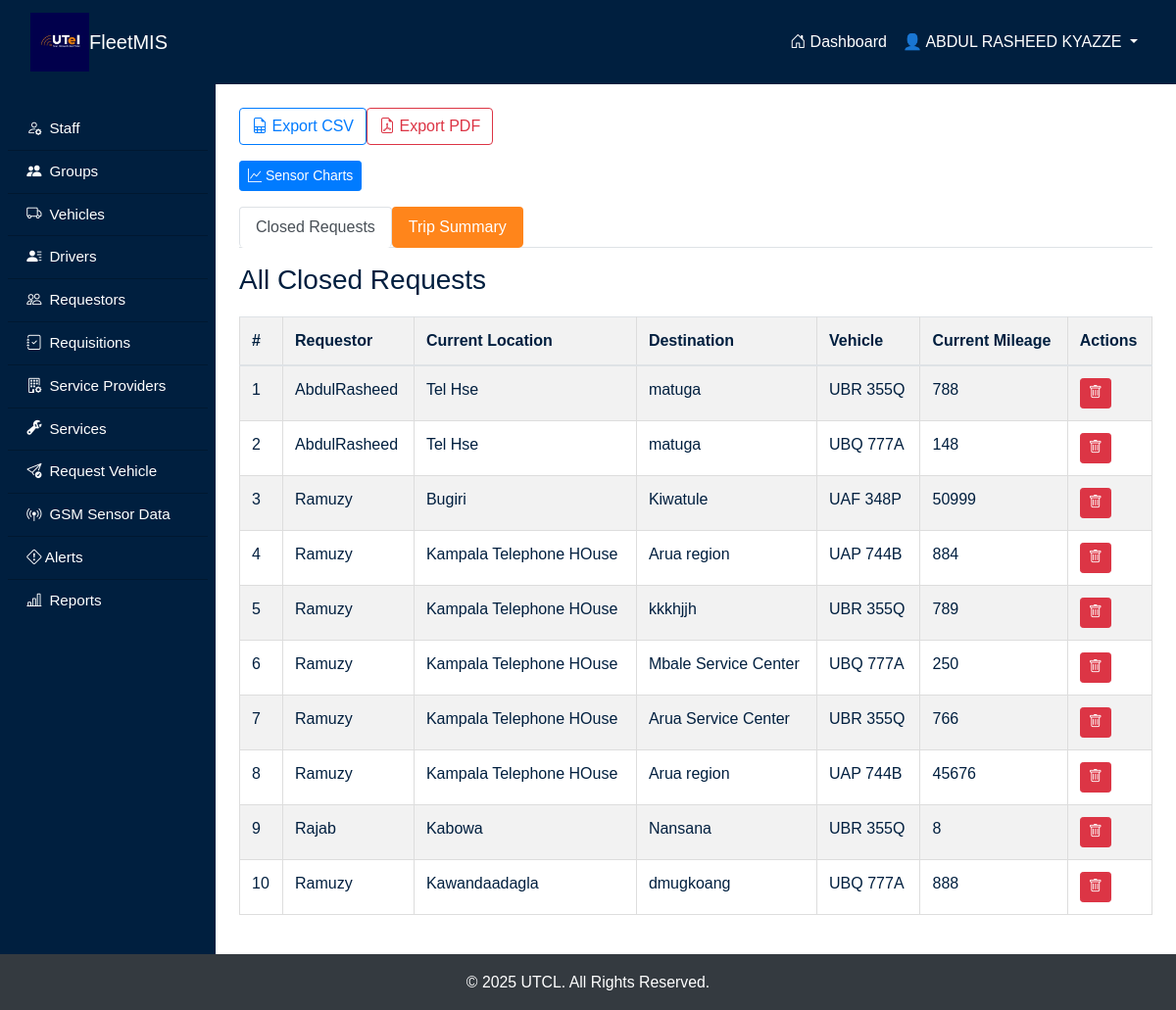
The app's page /requestSummary/ (signed in), older data.
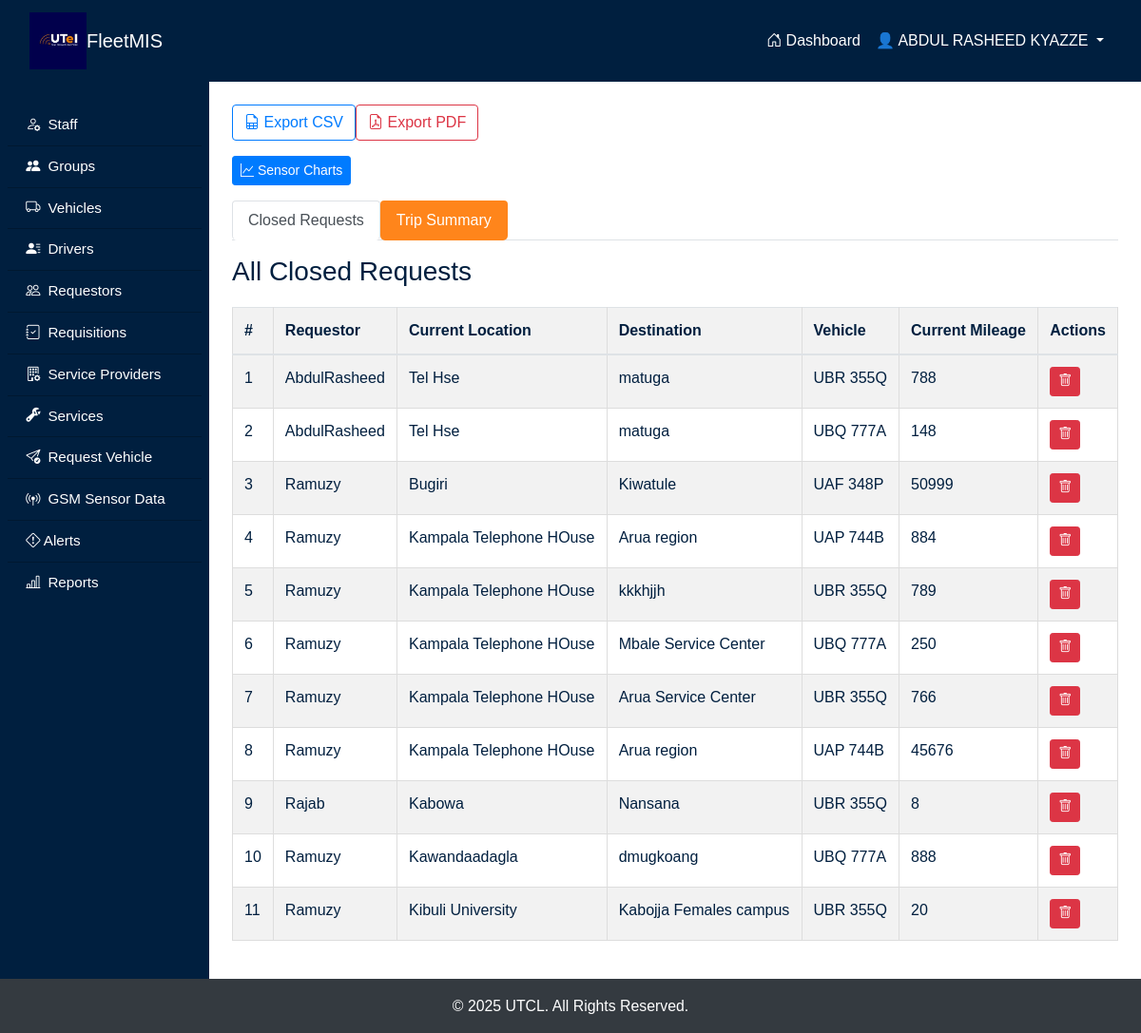
The same page, newer data.
### fleetApp/models.py (models this page shows, shortened)
class Request(models.Model):
    REQUEST_STATE = [
        ("P", "Pending"),
        ("O", "Open"),
        ("C", "Closed"),
    ]
    requestor = models.ForeignKey(settings.AUTH_USER_MODEL, on_delete=models.CASCADE, related_name="requests")
    request_date = models.DateField(auto_now_add=True)
    required_date = models.DateField(help_text="Date by which vehicle is required")
    current_location = models.CharField(max_length=50)
    destination = models.CharField(max_length=50)
    purpose = models.CharField(max_length=100)
    vehicle = models.ForeignKey('Vehicle', on_delete=models.CASCADE, null=True, blank=True)
    driver = models.ForeignKey('Driver', on_delete=models.SET_NULL, null=True, blank=True, related_name='requests')
    time_of_allocation = models.DateTimeField(null=True, blank=True)
    updated_at = models.DateTimeField(auto_now=True)
    request_status = models.CharField(max_length=1, choices=REQUEST_STATE, default="P")
    mileage_at_assignment = models.IntegerField(null=True, blank=True)
    mileage_at_return = models.IntegerField(null=True, blank=True)

class Vehicle(models.Model):
  ENGIN = [
    ("GAS", "Gasoline"),
    ("HYB", "Hybrid"),
    ("DIS", "Diesel"),
    ("ELE", "Electric")
  ]
  STATUS = [
    ("Available", "Available"),
    ("Allocated", "Allocated")
  ]
  VEHICLE_TYPE = [
        ("Saloon", "Saloon Car"),
        ("SUV", "SUV (Sport Utility Vehicle)"),
        ("Pickup", "Pickup Truck"),
        ("Truck", "Cargo Truck"),
        ("Motorcycle", "Motorcycle"),
        ("Van", "Van"),
        ("DoubleCab", "Double Cabin"),
  ]
  vehicle_plate = models.CharField(max_length=20, unique=True)
  vehicle_type = models.CharField(max_length=20, choices=VEHICLE_TYPE)
  mileage = models.PositiveIntegerField()
  engine_type = models.CharField(max_length=4, choices=ENGIN)
  status = models.CharField(max_length=9, choices=STATUS, default="Available")

### fleetApp/views.py (the view)
# urls.py: path('requestSummary/', views.request_summary, name='request_summary'),
@login_required
def request_summary(request):
    closed_requests = Request.objects.filter(request_status="C")
    trip_summary = closed_requests.annotate(
        usage_summary=ExpressionWrapper(
            F('mileage_at_return') - F('mileage_at_assignment'),
            output_field=IntegerField()
        )
    )
    return render(request, "fleetApp/requisition/request_summary.html", {
        "closed_requests": closed_requests,
        "trip_summary": trip_summary
    })

### fleetApp/context_processors.py (called while the page is built)
def unread_alerts_count(request):
    if request.user.is_authenticated and request.user.groups.filter(name="FleetManagers").exists():
        count = Alert.objects.filter(priority_level="High").count()
        return {'unread_alerts_count': count}
    return {}

### fleetApp/templatetags/group_tags.py (called while the page is built)
@register.filter(name='has_group')
def has_group(user, group_name):
    return user.groups.filter(name=group_name).exists()

### fleetApp/templates/fleetApp/requisition/request_summary.html (shortened to what this page needs)
{% extends "main.html" %}
{% load crispy_forms_tags %}
{% block content %}
<div class="containers">
            <div class="d-flex gap-2 mb-3">
                <a href="{% url 'export_trip_logs_csv' %}" class="btn btn-outline-primary">
                    <i class="bi bi-file-earmark-spreadsheet"></i> Export CSV
                </a>
                <a href="{% url 'export_trip_logs_pdf' %}" class="btn btn-outline-danger">
                    <i class="bi bi-file-earmark-pdf"></i> Export PDF
                </a>
            </div>
            <a href="{% url 'chart_views' %}" class="btn btn-sm btn-primary float-end mb-3">
                <i class="bi bi-graph-up"></i> Sensor Charts
            </a>
    <ul class="nav nav-tabs mb-3" id="fleetTab" role="tablist">
        <li class="nav-item" role="presentation">
            <button class="nav-link active" id="closed-tab" data-bs-toggle="tab" data-bs-target="#closed" type="button" role="tab" aria-controls="closed" aria-selected="true">
                Closed Requests
            </button>
        </li>
        <li class="nav-item" role="presentation">
            <button class="nav-link" id="trip-tab" data-bs-toggle="tab" data-bs-target="#trip" type="button" role="tab" aria-controls="trip" aria-selected="false">
                Trip Summary
            </button>
        </li>
    </ul>
    <div class="tab-content" id="fleetTabContent">
        <div class="tab-pane fade show active" id="closed" role="tabpanel" aria-labelledby="closed-tab">
            <h3 class="mt-3">All Closed Requests</h3>
            <table class="table table-striped">
                <thead>
                    <tr>
                        <th>#</th>
                        <th>Requestor</th>
                        <th>Current Location</th>
                        <th>Destination</th>
                        <th>Vehicle</th>
                        <th>Current Mileage</th>
                        <th>Actions</th>
                    </tr>
                </thead>
                <tbody>
                    {% for request in closed_requests %}
                    <tr>
                        <td>{{ forloop.counter }}</td>
                        <td>{{ request.requestor.username }}</td>
                        <td>{{ request.current_location }}</td>
                        <td>{{ request.destination }}</td>
                        <td>{{ request.vehicle.vehicle_plate }}</td>
                        <td>{{ request.mileage_at_return }}
                        </td>
                        <td>
                        <a href="{% url 'delete_request' request.id %}" class="btn btn-sm btn-danger" onclick="return confirm('Are you sure you want to delete this request?');">
                            <i class="bi bi-trash"></i>
                        </a>
                        </td>
                      </tr>
                    {% empty %}
                    <tr><td colspan="6">No closed requests yet.</td></tr>
                    {% endfor %}
                </tbody>
            </table>
        </div>
    </div>
</div>
{% endblock %}

Row changes from the older to the newer data that the page shows:
added Request: requestor.username "Ramuzy", current_location "Kibuli University", destination "Kabojja Females campus", vehicle.vehicle_plate "UBR 355Q", mileage_at_return "20"
